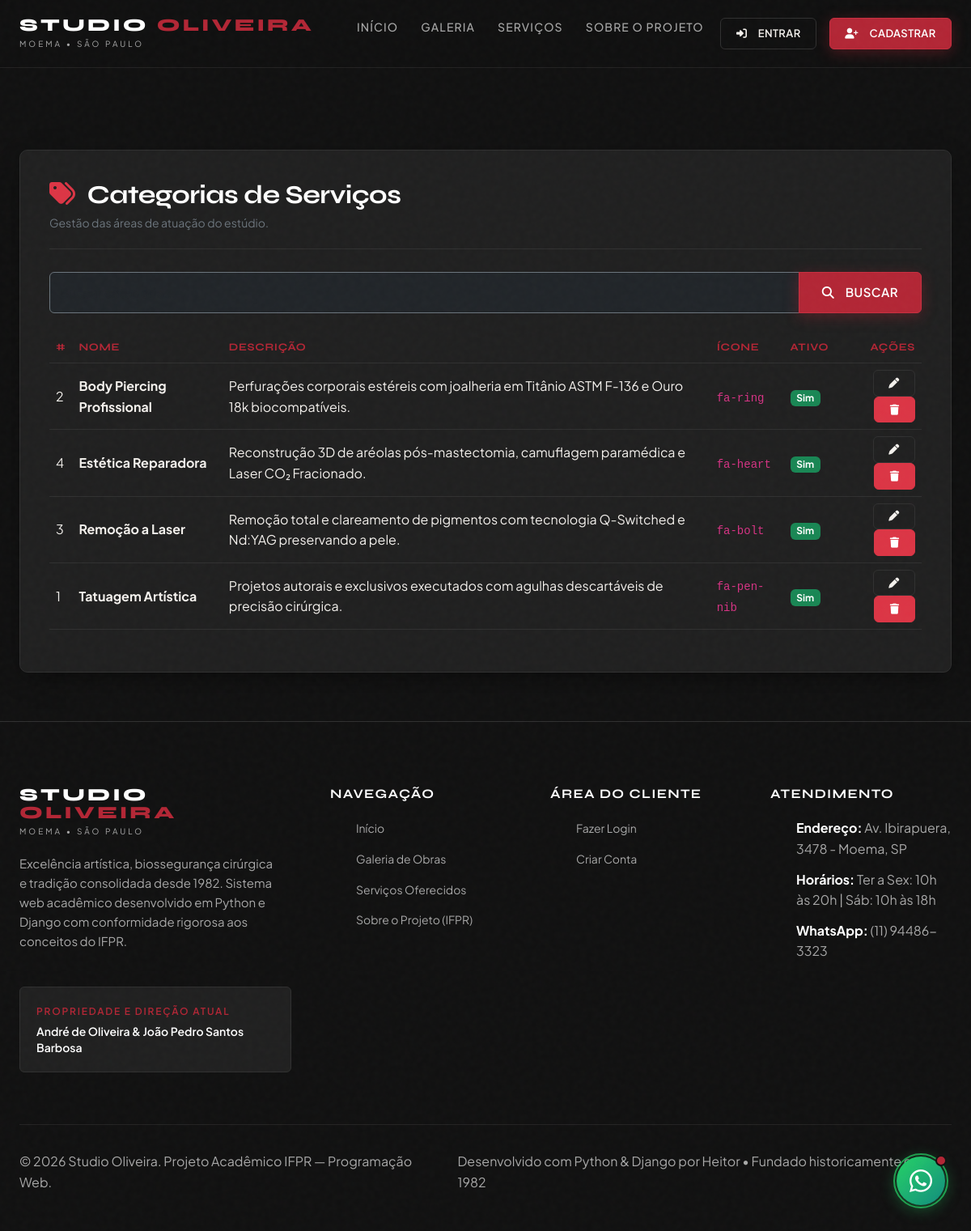
Screenshot of /categoria/listar/ with the database file from the repository.
### website/models.py (models this page shows, shortened)
class CategoriaServico(models.Model):
    nome = models.CharField(max_length=100, unique=True, verbose_name='Nome da Categoria')
    descricao = models.TextField(verbose_name='Descrição')
    icone = models.CharField(max_length=50, default='fa-palette', help_text='Classe FontAwesome ou identificador de ícone', verbose_name='Ícone')
    ativo = models.BooleanField(default=True, verbose_name='Ativo')
    cadastrado_em = models.DateTimeField(auto_now_add=True)
    class Meta:
        verbose_name = 'Categoria de Serviço'
        verbose_name_plural = 'Categorias de Serviços'
        ordering = ['nome']

### website/views.py (the view)
# urls.py: path('categoria/listar/', views.CategoriaList.as_view(), name='categoria-listar'),
class CategoriaList(ListView):
    model = CategoriaServico
    template_name = 'website/categoria_list.html'
    context_object_name = 'categorias'
    paginate_by = 10
    def get_queryset(self):
        qs = CategoriaServico.objects.all()
        busca = self.request.GET.get('busca')
        if busca:
            qs = qs.filter(Q(nome__icontains=busca) | Q(descricao__icontains=busca))
        return qs

### templates/website/categoria_list.html (shortened to what this page needs)
{% extends 'base.html' %}
{% block content %}
<div class="container django-app-container">
  <div class="panel-card">
    <div class="panel-header">
      <div>
        <h1 class="h2 text-white fw-bold m-0"><i class="fa-solid fa-tags me-2 text-danger"></i> Categorias de Serviços</h1>
        <p class="text-secondary small mt-1 mb-0">Gestão das áreas de atuação do estúdio.</p>
      </div>
    </div>
    <form method="GET" class="mb-4">
      <div class="input-group">
        <input type="text" name="busca" class="form-control bg-dark text-white border-secondary" placeholder="Buscar categoria..." value="{{ request.GET.busca }}">
        <button class="btn btn-primary" type="submit"><i class="fa-solid fa-magnifying-glass me-1"></i> Buscar</button>
      </div>
    </form>
    <div class="table-responsive">
      <table class="table table-dark-custom table-hover align-middle">
        <thead>
          <tr>
            <th>#</th>
            <th>Nome</th>
            <th>Descrição</th>
            <th>Ícone</th>
            <th>Ativo</th>
            <th class="text-end">Ações</th>
          </tr>
        </thead>
        <tbody>
          {% for c in categorias %}
            <tr>
              <td>{{ c.id }}</td>
              <td><strong>{{ c.nome }}</strong></td>
              <td>{{ c.descricao|truncatewords:15 }}</td>
              <td><code>{{ c.icone }}</code></td>
              <td>{% if c.ativo %}<span class="badge bg-success">Sim</span>{% else %}<span class="badge bg-secondary">Não</span>{% endif %}</td>
              <td class="text-end">
                <a href="{% url 'categoria-editar' c.pk %}" class="btn btn-sm btn-secondary"><i class="fa-solid fa-pen"></i></a>
                <a href="{% url 'categoria-excluir' c.pk %}" class="btn btn-sm btn-danger"><i class="fa-solid fa-trash"></i></a>
              </td>
            </tr>
          {% empty %}
            <tr><td colspan="6" class="text-center py-4 text-secondary">Nenhuma categoria cadastrada.</td></tr>
          {% endfor %}
        </tbody>
      </table>
    </div>
  </div>
</div>
{% endblock %}

### static/css/style.css (style rules this page uses)
:root { --bg-primary: #111111; --bg-secondary: #181818; --bg-card: #202020; --bg-card-hover: #262626; --bg-elevated: #2c2c2c; --bg-input: #1a1a1a; --border-subtle: #303030; --border-focus: #B32635; --border-glass: rgba(244, 241, 237, 0.08); --accent: #B32635; --accent-hover: #991f2d; --accent-light: #c92f40; --accent-glow: rgba(179, 38, 53, 0.35); --accent-subtle: rgba(179, 38, 53, 0.12); --text-primary: #F4F1ED; --text-pure: #FFFFFF; --text-secondary: #A8A8A8; --text-muted: #737373; --font-display: 'Syne', 'Playfair Display', Georgia, serif; --font-body: 'Plus Jakarta Sans', system-ui, -apple-system, BlinkMacSystemFont, 'Segoe UI', Roboto, sans-serif; --font-mono: 'JetBrains Mono', Consolas, monospace; --container-max: 1240px; --container-padding: 1.5rem; --radius-sm: 6px; --radius-md: 10px; --radius-lg: 16px; --radius-full: 9999px; --transition-fast: 0.2s cubic-bezier(0.16, 1, 0.3, 1); --transition-normal: 0.3s cubic-bezier(0.16, 1, 0.3, 1); --transition-smooth: 0.5s cubic-bezier(0.16, 1, 0.3, 1); --shadow-card: 0 10px 30px -10px rgba(0, 0, 0, 0.6); --shadow-glow: 0 0 25px var(--accent-glow); --shadow-modal: 0 25px 60px -15px rgba(0, 0, 0, 0.9); }
*, *::before, *::after { box-sizing: border-box; margin: 0; padding: 0; }
html { font-size: 16px; scroll-behavior: smooth; scroll-padding-top: 5rem; background-color: var(--bg-primary); color: var(--text-primary); -webkit-font-smoothing: antialiased; -moz-osx-font-smoothing: grayscale; }
body { font-family: var(--font-body); background-color: var(--bg-primary); color: var(--text-primary); line-height: 1.6; overflow-x: hidden; min-height: 100vh; position: relative; }
body::before { content: ""; position: fixed; inset: 0; pointer-events: none; opacity: 0.025; z-index: 999; }
h1, h2, h3, h4, h5, h6 { font-family: var(--font-display); font-weight: 700; color: var(--text-pure); line-height: 1.15; letter-spacing: -0.02em; }
p { color: var(--text-secondary); font-size: 1rem; }
a { color: inherit; text-decoration: none; transition: color var(--transition-fast); }
button, input, select, textarea { font-family: inherit; font-size: inherit; color: inherit; }
button { cursor: pointer; border: none; background: none; }
.container { width: 100%; max-width: var(--container-max); margin-left: auto; margin-right: auto; padding-left: var(--container-padding); padding-right: var(--container-padding); }
.btn { display: inline-flex; align-items: center; justify-content: center; gap: 0.6rem; padding: 0.85rem 1.75rem; font-size: 0.9375rem; font-weight: 600; letter-spacing: 0.03em; border-radius: var(--radius-sm); transition: all var(--transition-normal); text-transform: uppercase; position: relative; overflow: hidden; white-space: nowrap; }
.btn-primary { background-color: var(--accent); color: var(--text-pure); box-shadow: 0 4px 18px var(--accent-glow); border: 1px solid var(--accent-light); }
.btn-secondary { background-color: transparent; color: var(--text-primary); border: 1px solid var(--border-subtle); }
.btn-sm { padding: 0.55rem 1.15rem; font-size: 0.8125rem; }

### templates/base.html (style rules this page uses)
.django-app-container { min-height: calc(100vh - 160px); padding-top: 100px; padding-bottom: 60px; }
.panel-card { background-color: var(--bg-card); border: 1px solid var(--border-subtle); border-radius: var(--radius-md); padding: 2.25rem; box-shadow: var(--shadow-card); color: var(--text-primary); }
.panel-header { border-bottom: 1px solid var(--border-subtle); padding-bottom: 1.25rem; margin-bottom: 1.75rem; display: flex; justify-content: space-between; align-items: center; flex-wrap: wrap; gap: 1rem; }
.table-dark-custom { --bs-table-bg: var(--bg-card); --bs-table-striped-bg: #262626; --bs-table-hover-bg: #2d2d2d; --bs-table-color: var(--text-primary); --bs-table-border-color: var(--border-subtle); }
.table-dark-custom th { color: var(--accent); font-family: var(--font-display); text-transform: uppercase; font-size: 0.8125rem; letter-spacing: 0.05em; }

### rows the page displays
CategoriaServico: id "2", nome "Body Piercing Profissional", descricao "Perfurações corporais estéreis com joalheria em Titânio ASTM F-136 e Ouro 18k biocompatíveis.", icone "fa-ring", ativo "Sim"
CategoriaServico: id "4", nome "Estética Reparadora", descricao "Reconstrução 3D de aréolas pós-mastectomia, camuflagem paramédica e Laser CO₂ Fracionado.", icone "fa-heart", ativo "Sim"
CategoriaServico: id "3", nome "Remoção a Laser", descricao "Remoção total e clareamento de pigmentos com tecnologia Q-Switched e Nd:YAG preservando a pele.", icone "fa-bolt", ativo "Sim"
CategoriaServico: id "1", nome "Tatuagem Artística", descricao "Projetos autorais e exclusivos executados com agulhas descartáveis de precisão cirúrgica.", icone "fa-pen-nib", ativo "Sim"
